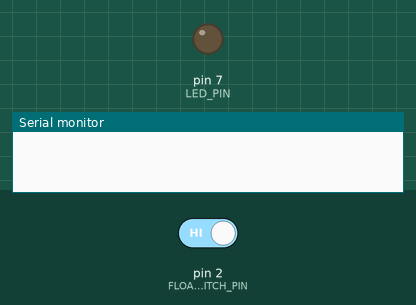
Simulated run of this sketch. Board: Arduino Uno, built with avr-gcc and run on an emulated ATmega328P. Shown: output pins drawn as LEDs (lit = HIGH), the last lines printed to the serial monitor. The test bench sets the inputs (shaded band); at power-on: pin 2 (FLOAT_SWITCH_PIN) HIGH.

Above: at 1.2 s.
1.3 s: pin 2 (FLOAT_SWITCH_PIN) driven LOW
At 11.1 s:
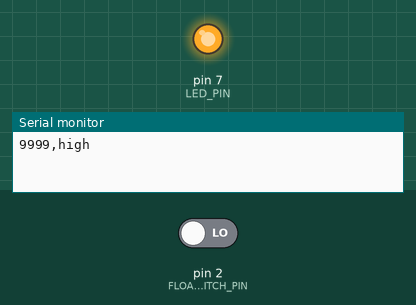
16.3 s: pin 2 (FLOAT_SWITCH_PIN) driven HIGH
At 21.1 s:
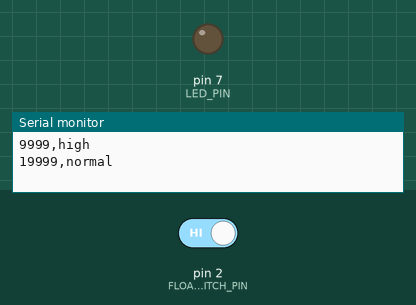
Timing chart, 0 to 22.6 s (numbered marks = the images above; inputs shaded):
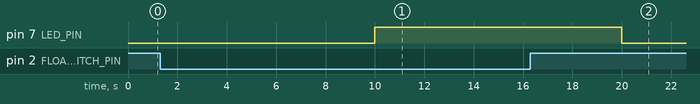

The sketch:

level.ino
```cpp
/***********************************************************************************
 *  Level sensor set up for CANDO+P reactor
 *  Level sensor based on RobotGeek Aquarium Pump Refill tutorial and code
 *  N2O parsing in the level_n2o.ino file
 *
 *  Wiring
 *  Digital pin 2 - Float Switch
 *  Digital pin 7 - LED
 *
 *  Control Behavior:
 *    If the float switch is not floating, keep LED off
 *    If the float switch is floating, turn on LED and write file

 ***********************************************************************************/
//define the input/output pins
#define FLOAT_SWITCH_PIN 2
#define LED_PIN 7

//setup runs once
void setup()
{

  Serial.begin(9600);
  //Serial.println("Time, Water level");

  //setup input pins for float switch
  //Too use a bare switch with no external pullup resistor, set the pin mode to INPUT_PULLUP to use internal pull resistors. This will invert the standard high/low behavior
  pinMode(FLOAT_SWITCH_PIN, INPUT_PULLUP);

  //setup output pin for LED
  pinMode(LED_PIN, OUTPUT);

}

//loop() runs indefinitely
void loop()
{
  delay(10000);
  Serial.print(millis());
  Serial.print(",");
  // check to see the state of the float switch, high/low are inverted because of INPUT_PULLUP
  // FLOAT_SWITCH_PIN == HIGH indicates normal water levels
  if(digitalRead(FLOAT_SWITCH_PIN) == HIGH)
  {
     digitalWrite(LED_PIN, LOW);    //turn off LED
     Serial.println("normal");
  }

  else
  // FLOAT_SWITCH_PIN == LOW indicates high water level
  {
     digitalWrite(LED_PIN, HIGH);    //turn on LED;
     Serial.println("high");
  }
}
```

Measured:
- after the input at 1.3 s, pin 7 (LED_PIN): LOW → HIGH after 8.7 s
- after the input at 16.3 s, pin 7 (LED_PIN): HIGH → LOW after 3.7 s
